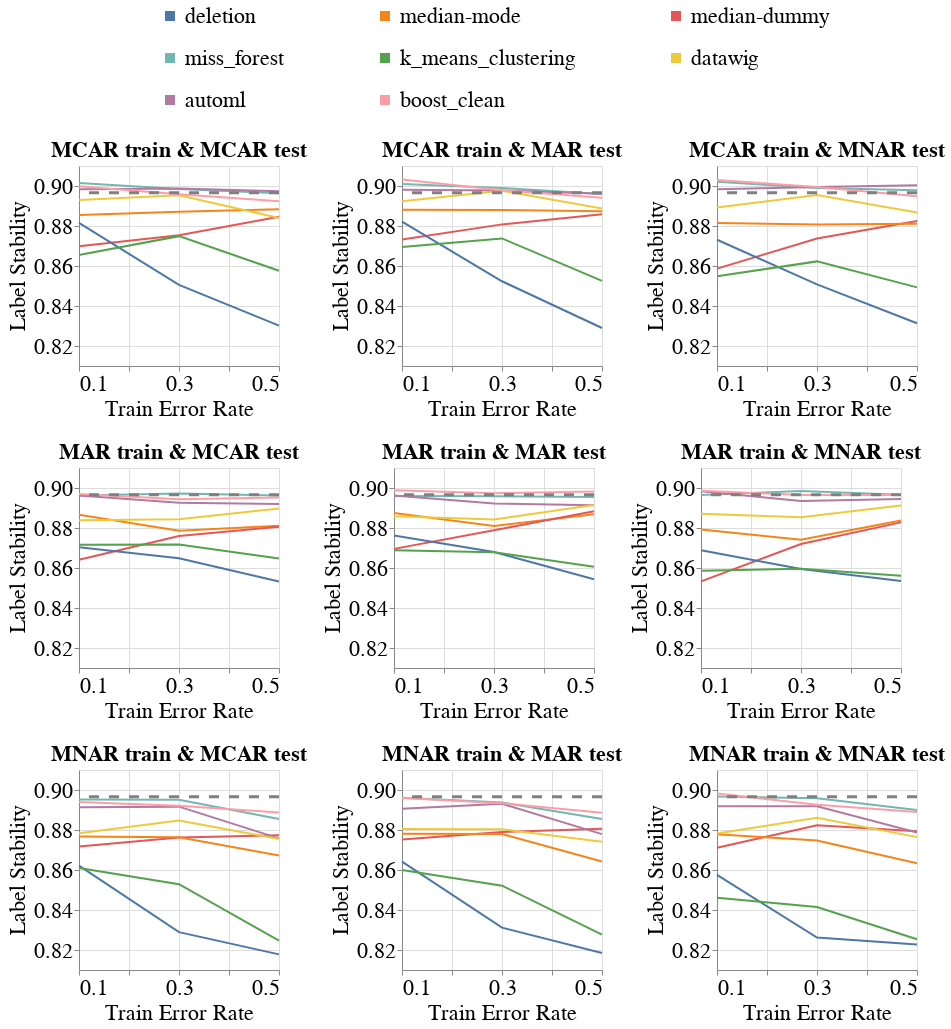

Source (notebook cell):
### Code cell
create_exp2_line_bands_for_diff_imputers(dataset_name=DATASET_NAME,
                                         model_name='mlp_clf',
                                         metric_name='Label_Stability',
                                         db_client=db_client,
                                         with_band=False)

### Figure 1 — Vega-Lite specification as saved in the notebook (floating-point values rounded to 4 significant figures; data arrays with more than 128 entries replaced by an {"elided": "..."} marker saying what was removed)
{"config": {"view": {"continuousWidth": 400, "continuousHeight": 300}, "axis": {"labelFontSize": 22, "labelFontWeight": "normal", "titleFontSize": 22, "titleFontWeight": "normal"}, "legend": {"columns": 3, "direction": "horizontal", "labelFontSize": 22, "labelLimit": 400, "orient": "top", "symbolOffset": 80, "symbolStrokeWidth": 10, "titleAnchor": "middle", "titleFontSize": 22, "titleLimit": 300}, "title": {"fontSize": 22}}, "vconcat": [{"hconcat": [{"layer": [{"data": {"name": "data-337f3031de3a38cea865695cda4100c9"}, "mark": "line", "encoding": {"color": {"field": "Null_Imputer_Name", "sort": ["deletion", "median-mode", "median-dummy", "miss_forest", "k_means_clustering", "datawig", "automl", "boost_clean"], "title": null, "type": "nominal"}, "x": {"axis": {"labelExpr": "(datum.value == 0.1) || (datum.value == 0.3) || (datum.value == 0.5) ? datum.label : ''"}, "field": "Train_Error_Rate", "scale": {"nice": false}, "title": "Train Error Rate", "type": "quantitative"}, "y": {"aggregate": "mean", "field": "Metric_Value", "scale": {"zero": false}, "title": "Label Stability", "type": "quantitative"}}}, {"data": {"name": "data-cc2ac18bbeefcc1052bd372a4042a2b5"}, "mark": {"type": "rule", "strokeDash": [10, 10]}, "encoding": {"color": {"value": "grey"}, "size": {"value": 3}, "y": {"field": "Baseline_Mean", "type": "quantitative"}}}], "height": 200, "title": {"text": "MCAR train & MCAR test", "fontSize": 22}, "width": 200}, {"layer": [{"data": {"name": "data-254668be3d2b3f4d8c8a4deaaf31bf47"}, "mark": "line", "encoding": {"color": {"field": "Null_Imputer_Name", "sort": ["deletion", "median-mode", "median-dummy", "miss_forest", "k_means_clustering", "datawig", "automl", "boost_clean"], "title": null, "type": "nominal"}, "x": {"axis": {"labelExpr": "(datum.value == 0.1) || (datum.value == 0.3) || (datum.value == 0.5) ? datum.label : ''"}, "field": "Train_Error_Rate", "scale": {"nice": false}, "title": "Train Error Rate", "type": "quantitative"}, "y": {"aggregate": "mean", "field": "Metric_Value", "scale": {"zero": false}, "title": "Label Stability", "type": "quantitative"}}}, {"data": {"name": "data-cc2ac18bbeefcc1052bd372a4042a2b5"}, "mark": {"type": "rule", "strokeDash": [10, 10]}, "encoding": {"color": {"value": "grey"}, "size": {"value": 3}, "y": {"field": "Baseline_Mean", "type": "quantitative"}}}], "height": 200, "title": {"text": "MCAR train & MAR test", "fontSize": 22}, "width": 200}, {"layer": [{"data": {"name": "data-ad0c458843b1492931c81df6421175d8"}, "mark": "line", "encoding": {"color": {"field": "Null_Imputer_Name", "sort": ["deletion", "median-mode", "median-dummy", "miss_forest", "k_means_clustering", "datawig", "automl", "boost_clean"], "title": null, "type": "nominal"}, "x": {"axis": {"labelExpr": "(datum.value == 0.1) || (datum.value == 0.3) || (datum.value == 0.5) ? datum.label : ''"}, "field": "Train_Error_Rate", "scale": {"nice": false}, "title": "Train Error Rate", "type": "quantitative"}, "y": {"aggregate": "mean", "field": "Metric_Value", "scale": {"zero": false}, "title": "Label Stability", "type": "quantitative"}}}, {"data": {"name": "data-cc2ac18bbeefcc1052bd372a4042a2b5"}, "mark": {"type": "rule", "strokeDash": [10, 10]}, "encoding": {"color": {"value": "grey"}, "size": {"value": 3}, "y": {"field": "Baseline_Mean", "type": "quantitative"}}}], "height": 200, "title": {"text": "MCAR train & MNAR test", "fontSize": 22}, "width": 200}], "resolve": {"scale": {"y": "shared"}}}, {"hconcat": [{"layer": [{"data": {"name": "data-f209bdbea69a2ec52fe855fc6af15f32"}, "mark": "line", "encoding": {"color": {"field": "Null_Imputer_Name", "sort": ["deletion", "median-mode", "median-dummy", "miss_forest", "k_means_clustering", "datawig", "automl", "boost_clean"], "title": null, "type": "nominal"}, "x": {"axis": {"labelExpr": "(datum.value == 0.1) || (datum.value == 0.3) || (datum.value == 0.5) ? datum.label : ''"}, "field": "Train_Error_Rate", "scale": {"nice": false}, "title": "Train Error Rate", "type": "quantitative"}, "y": {"aggregate": "mean", "field": "Metric_Value", "scale": {"zero": false}, "title": "Label Stability", "type": "quantitative"}}}, {"data": {"name": "data-cc2ac18bbeefcc1052bd372a4042a2b5"}, "mark": {"type": "rule", "strokeDash": [10, 10]}, "encoding": {"color": {"value": "grey"}, "size": {"value": 3}, "y": {"field": "Baseline_Mean", "type": "quantitative"}}}], "height": 200, "title": {"text": "MAR train & MCAR test", "fontSize": 22}, "width": 200}, {"layer": [{"data": {"name": "data-ef7a21074e6c0d35ac2be475b162c312"}, "mark": "line", "encoding": {"color": {"field": "Null_Imputer_Name", "sort": ["deletion", "median-mode", "median-dummy", "miss_forest", "k_means_clustering", "datawig", "automl", "boost_clean"], "title": null, "type": "nominal"}, "x": {"axis": {"labelExpr": "(datum.value == 0.1) || (datum.value == 0.3) || (datum.value == 0.5) ? datum.label : ''"}, "field": "Train_Error_Rate", "scale": {"nice": false}, "title": "Train Error Rate", "type": "quantitative"}, "y": {"aggregate": "mean", "field": "Metric_Value", "scale": {"zero": false}, "title": "Label Stability", "type": "quantitative"}}}, {"data": {"name": "data-cc2ac18bbeefcc1052bd372a4042a2b5"}, "mark": {"type": "rule", "strokeDash": [10, 10]}, "encoding": {"color": {"value": "grey"}, "size": {"value": 3}, "y": {"field": "Baseline_Mean", "type": "quantitative"}}}], "height": 200, "title": {"text": "MAR train & MAR test", "fontSize": 22}, "width": 200}, {"layer": [{"data": {"name": "data-357a148bbd9d23fe24923ac023c2bd65"}, "mark": "line", "encoding": {"color": {"field": "Null_Imputer_Name", "sort": ["deletion", "median-mode", "median-dummy", "miss_forest", "k_means_clustering", "datawig", "automl", "boost_clean"], "title": null, "type": "nominal"}, "x": {"axis": {"labelExpr": "(datum.value == 0.1) || (datum.value == 0.3) || (datum.value == 0.5) ? datum.label : ''"}, "field": "Train_Error_Rate", "scale": {"nice": false}, "title": "Train Error Rate", "type": "quantitative"}, "y": {"aggregate": "mean", "field": "Metric_Value", "scale": {"zero": false}, "title": "Label Stability", "type": "quantitative"}}}, {"data": {"name": "data-cc2ac18bbeefcc1052bd372a4042a2b5"}, "mark": {"type": "rule", "strokeDash": [10, 10]}, "encoding": {"color": {"value": "grey"}, "size": {"value": 3}, "y": {"field": "Baseline_Mean", "type": "quantitative"}}}], "height": 200, "title": {"text": "MAR train & MNAR test", "fontSize": 22}, "width": 200}], "resolve": {"scale": {"y": "shared"}}}, {"hconcat": [{"layer": [{"data": {"name": "data-2de539329d64bd851eb12f862f5b3e96"}, "mark": "line", "encoding": {"color": {"field": "Null_Imputer_Name", "sort": ["deletion", "median-mode", "median-dummy", "miss_forest", "k_means_clustering", "datawig", "automl", "boost_clean"], "title": null, "type": "nominal"}, "x": {"axis": {"labelExpr": "(datum.value == 0.1) || (datum.value == 0.3) || (datum.value == 0.5) ? datum.label : ''"}, "field": "Train_Error_Rate", "scale": {"nice": false}, "title": "Train Error Rate", "type": "quantitative"}, "y": {"aggregate": "mean", "field": "Metric_Value", "scale": {"zero": false}, "title": "Label Stability", "type": "quantitative"}}}, {"data": {"name": "data-cc2ac18bbeefcc1052bd372a4042a2b5"}, "mark": {"type": "rule", "strokeDash": [10, 10]}, "encoding": {"color": {"value": "grey"}, "size": {"value": 3}, "y": {"field": "Baseline_Mean", "type": "quantitative"}}}], "height": 200, "title": {"text": "MNAR train & MCAR test", "fontSize": 22}, "width": 200}, {"layer": [{"data": {"name": "data-b9741a008153730307fe42874e73b104"}, "mark": "line", "encoding": {"color": {"field": "Null_Imputer_Name", "sort": ["deletion", "median-mode", "median-dummy", "miss_forest", "k_means_clustering", "datawig", "automl", "boost_clean"], "title": null, "type": "nominal"}, "x": {"axis": {"labelExpr": "(datum.value == 0.1) || (datum.value == 0.3) || (datum.value == 0.5) ? datum.label : ''"}, "field": "Train_Error_Rate", "scale": {"nice": false}, "title": "Train Error Rate", "type": "quantitative"}, "y": {"aggregate": "mean", "field": "Metric_Value", "scale": {"zero": false}, "title": "Label Stability", "type": "quantitative"}}}, {"data": {"name": "data-cc2ac18bbeefcc1052bd372a4042a2b5"}, "mark": {"type": "rule", "strokeDash": [10, 10]}, "encoding": {"color": {"value": "grey"}, "size": {"value": 3}, "y": {"field": "Baseline_Mean", "type": "quantitative"}}}], "height": 200, "title": {"text": "MNAR train & MAR test", "fontSize": 22}, "width": 200}, {"layer": [{"data": {"name": "data-b5c5aa204f3c838a9be3110be6f8dc68"}, "mark": "line", "encoding": {"color": {"field": "Null_Imputer_Name", "sort": ["deletion", "median-mode", "median-dummy", "miss_forest", "k_means_clustering", "datawig", "automl", "boost_clean"], "title": null, "type": "nominal"}, "x": {"axis": {"labelExpr": "(datum.value == 0.1) || (datum.value == 0.3) || (datum.value == 0.5) ? datum.label : ''"}, "field": "Train_Error_Rate", "scale": {"nice": false}, "title": "Train Error Rate", "type": "quantitative"}, "y": {"aggregate": "mean", "field": "Metric_Value", "scale": {"zero": false}, "title": "Label Stability", "type": "quantitative"}}}, {"data": {"name": "data-cc2ac18bbeefcc1052bd372a4042a2b5"}, "mark": {"type": "rule", "strokeDash": [10, 10]}, "encoding": {"color": {"value": "grey"}, "size": {"value": 3}, "y": {"field": "Baseline_Mean", "type": "quantitative"}}}], "height": 200, "title": {"text": "MNAR train & MNAR test", "fontSize": 22}, "width": 200}], "resolve": {"scale": {"y": "shared"}}}], "resolve": {"scale": {"y": "shared"}}, "$schema": "https://vega.github.io/schema/vega-lite/v4.17.0.json", "datasets": {"data-337f3031de3a38cea865695cda4100c9": {"elided": "144 records"}, "data-cc2ac18bbeefcc1052bd372a4042a2b5": [{"Baseline_Mean": 0.8967}], "data-254668be3d2b3f4d8c8a4deaaf31bf47": {"elided": "144 records"}, "data-ad0c458843b1492931c81df6421175d8": {"elided": "144 records"}, "data-f209bdbea69a2ec52fe855fc6af15f32": {"elided": "144 records"}, "data-ef7a21074e6c0d35ac2be475b162c312": {"elided": "144 records"}, "data-357a148bbd9d23fe24923ac023c2bd65": {"elided": "144 records"}, "data-2de539329d64bd851eb12f862f5b3e96": {"elided": "144 records"}, "data-b9741a008153730307fe42874e73b104": {"elided": "144 records"}, "data-b5c5aa204f3c838a9be3110be6f8dc68": {"elided": "144 records"}}}
